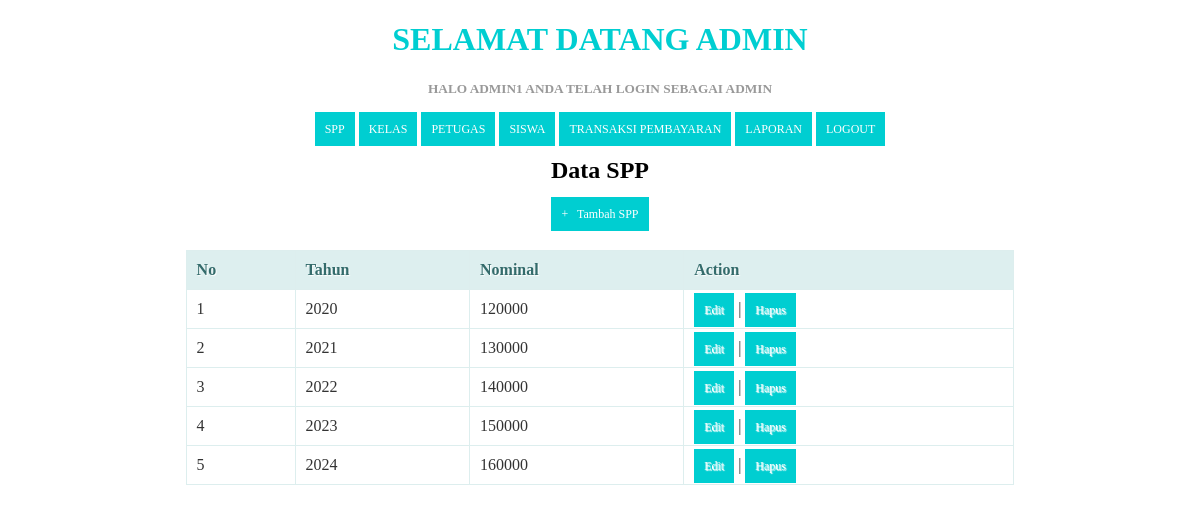
Screenshot of /spp.php (signed in) with the database file from the repository.
### tables this page shows
CREATE TABLE `spp` (
  `id_spp` int(11) NOT NULL,
  `tahun` int(11) NOT NULL,
  `nominal` int(11) NOT NULL
);

### spp.php (the view, shortened to what this page needs)
<?php
  include ('header.php');
?>
    <center><h2>Data SPP</h2><center>
    <center><a href="tambah_spp.php">+ &nbsp; Tambah SPP</a><center>
    <br/>
    <table>
      <thead>
        <tr>
          <th>No</th>
          <th>Tahun</th>
          <th>Nominal</th>
          <th>Action</th>
        </tr>
    </thead>
    <tbody>
      <?php
      $query = "SELECT * FROM spp ORDER BY id_spp ASC";
      $result = mysqli_query($koneksi, $query);
      $no = 1;
      while($row = mysqli_fetch_assoc($result))
      {
      ?>
       <tr>
          <td><?php echo $no; ?></td>
          <td><?php echo $row['tahun']; ?></td>
          <td><?php echo substr($row['nominal'], 0, 20); ?></td>
          <td>
              <a href="edit_spp.php?id=<?php echo $row['id_spp']; ?>">Edit</a> |
              <a href="hapusspp.php?id=<?php echo $row['id_spp']; ?>" onClick="return confirm('Anda yakin akan menghapus data ini?')">Hapus</a>
          </td>
      </tr>
      <?php
        $no++;
      }
      ?>
    </tbody>
    </table>
</body>
</html>

### header.php (style rules this page uses)
* { font-family: "Trebuchet MS"; }
table { border: solid 1px #DDEEEE; border-collapse: collapse; border-spacing: 0; width: 70%; margin: 10px auto 10px auto; }
table thead th { background-color: #DDEFEF; border: solid 1px #DDEEEE; color: #336B6B; padding: 10px; text-align: left; text-shadow: 1px 1px 1px #fff; text-decoration: none; }
table tbody td { border: solid 1px #DDEEEE; color: #333; padding: 10px; text-shadow: 1px 1px 1px #fff; }
a { background-color: DarkTurquoise; color: #fff; padding: 10px; text-decoration: none; font-size: 12px; }

### rows the page displays
spp: tahun "2020", nominal "120000"
spp: tahun "2021", nominal "130000"
spp: tahun "2022", nominal "140000"
spp: tahun "2023", nominal "150000"
spp: tahun "2024", nominal "160000"

### other values shown
$_SESSION['username'] "ADMIN1"
$_SESSION['level'] "ADMIN"
